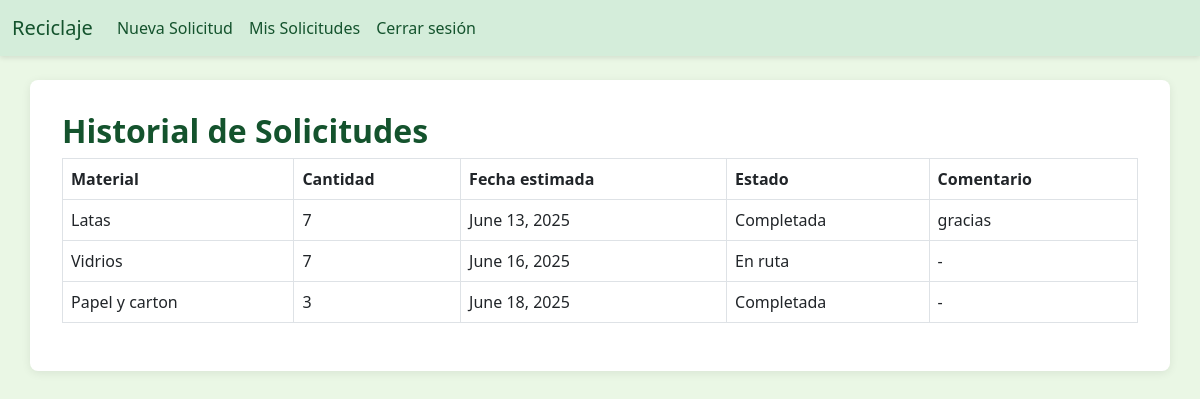
/historial/ (signed in), run on the app's committed database.
### core/models.py (models this page shows, shortened)
class Solicitud(models.Model):
    ESTADOS = [
        ('pendiente', 'Pendiente'),
        ('en_ruta', 'En ruta'),
        ('completada', 'Completada'),
    ]
    ciudadano = models.ForeignKey(User, on_delete=models.CASCADE)
    material = models.ForeignKey(Material, on_delete=models.CASCADE)
    cantidad = models.PositiveIntegerField()
    fecha_estimada = models.DateField()
    estado = models.CharField(max_length=20, choices=ESTADOS, default='pendiente')
    comentario_operario = models.TextField(blank=True, null=True)
    operario_asignado = models.ForeignKey(User, on_delete=models.SET_NULL, null=True, blank=True, related_name='asignaciones')

class Material(models.Model):
    codigo = models.CharField(max_length=10, unique=True)
    nombre = models.CharField(max_length=100)
    descripcion = models.TextField()

### core/views.py (the view)
# urls.py: path('historial/', views.historial, name='historial'),
@login_required
def historial(request):
    solicitudes = Solicitud.objects.filter(ciudadano=request.user)
    return render(request, 'core/historial.html', {'solicitudes': solicitudes})

### core/templates/core/historial.html
{% extends 'core/base.html' %}
{% block content %}
<h2>Historial de Solicitudes</h2>
<table class="table table-bordered">
    <thead>
        <tr>
            <th>Material</th>
            <th>Cantidad</th>
            <th>Fecha estimada</th>
            <th>Estado</th>
            <th>Comentario</th>
        </tr>
    </thead>
    <tbody>
        {% for s in solicitudes %}
        <tr>
            <td>{{ s.material.nombre }}</td>
            <td>{{ s.cantidad }}</td>
            <td>{{ s.fecha_estimada }}</td>
            <td>{{ s.get_estado_display }}</td>
            <td>{{ s.comentario_operario|default:"-" }}</td>
        </tr>
        {% endfor %}
    </tbody>
</table>
{% endblock %}

### core/templates/core/base.html (shortened to what this page needs)
{% load static %}
<!DOCTYPE html>
<html lang="es">
<head>
    <link href="https://cdn.jsdelivr.net/npm/bootstrap@5.3.0/dist/css/bootstrap.min.css" rel="stylesheet">
    <link rel="stylesheet" href="{% static 'core/estilos.css' %}">
</head>
<body>
<nav class="navbar navbar-expand-lg navbar-light bg-light mb-4">
    <div class="container-fluid">
        <a class="navbar-brand" href="{% url 'inicio' %}">Reciclaje</a>
        <div class="collapse navbar-collapse" id="navbarNav">
            <ul class="navbar-nav me-auto">
                {% if user.is_authenticated %}
                    <li class="nav-item">
                        <a class="nav-link" href="{% url 'nueva_solicitud' %}">Nueva Solicitud</a>
                    </li>
                    <li class="nav-item">
                        <a class="nav-link" href="{% url 'historial' %}">Mis Solicitudes</a>
                    </li>
                    <li class="nav-item">
                        <a class="nav-link" href="{% url 'logout' %}">Cerrar sesión</a>
                    </li>
                {% endif %}
            </ul>
        </div>
    </div>
</nav>
<div class="container">
    {% block content %}{% endblock %}
</div>
</body>
</html>

### core/static/core/estilos.css (style rules this page uses)
body { background-color: #eaf7e5; font-family: 'Segoe UI', sans-serif; margin: 0; padding: 0; }
h1, h2, h3, h4 { color: #14532d; font-weight: bold; }
.navbar { background-color: #d4edda !important; box-shadow: 0 2px 5px rgba(0,0,0,0.1); }
.navbar a { color: #14532d !important; font-weight: 500; }
.container { background: #ffffff; padding: 2rem; border-radius: 8px; box-shadow: 0 2px 10px rgba(0,0,0,0.08); margin-top: 20px; }
.table { background-color: white; }

### data on the page
Solicitud: material.nombre "Latas", cantidad "7", fecha_estimada "June 13, 2025", estado "Completada", comentario_operario "gracias"
Solicitud: material.nombre "Vidrios", cantidad "7", fecha_estimada "June 16, 2025", estado "En ruta", comentario_operario "-"
Solicitud: material.nombre "Papel y carton", cantidad "3", fecha_estimada "June 18, 2025", estado "Completada", comentario_operario "-"
